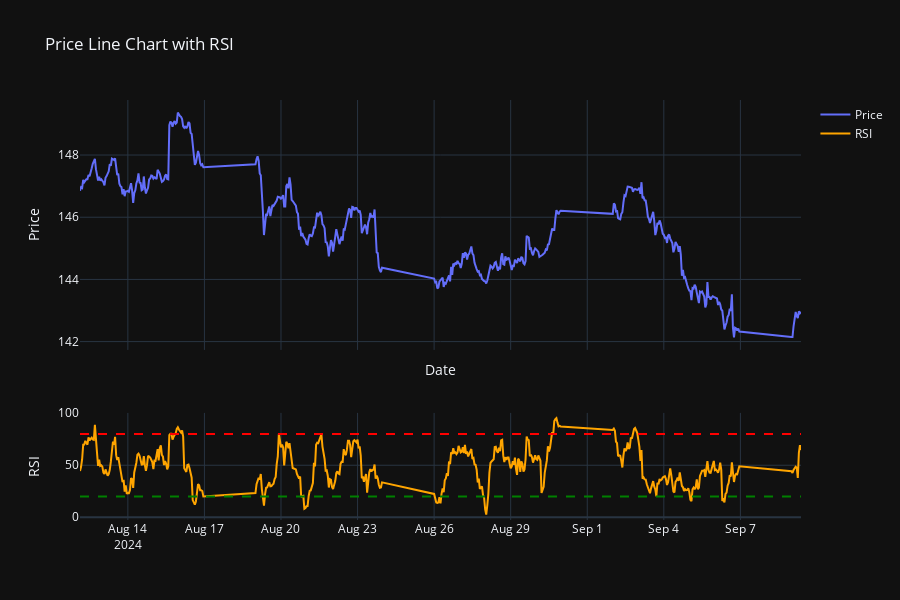
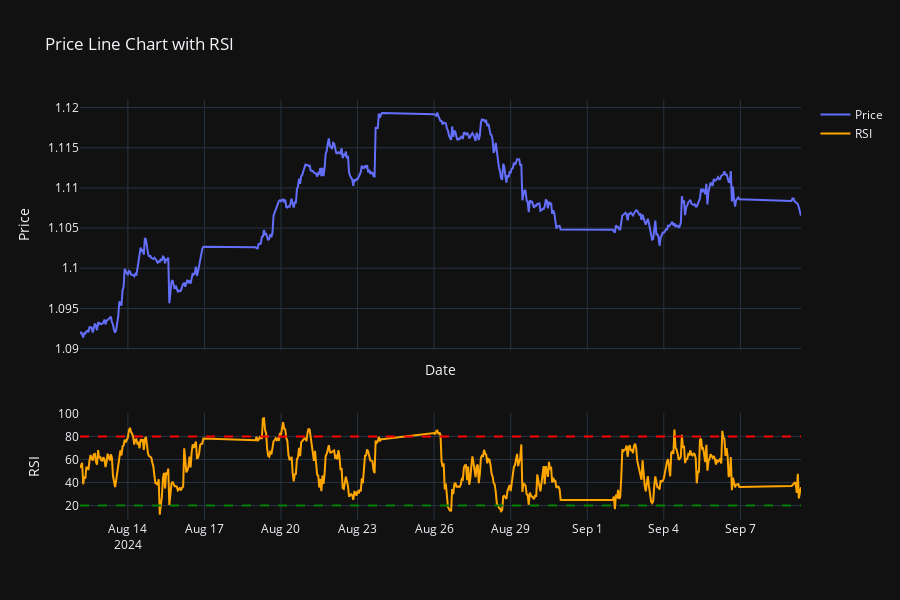
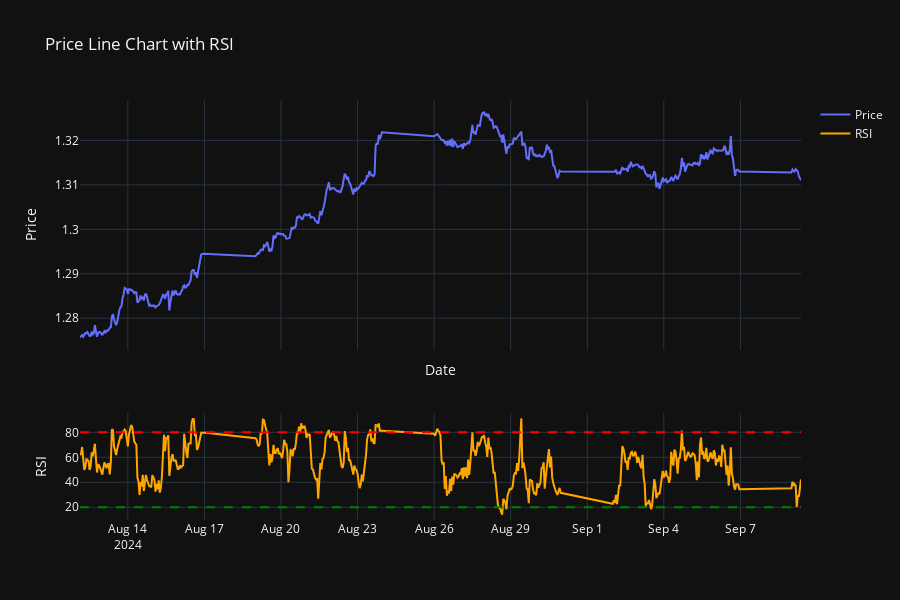
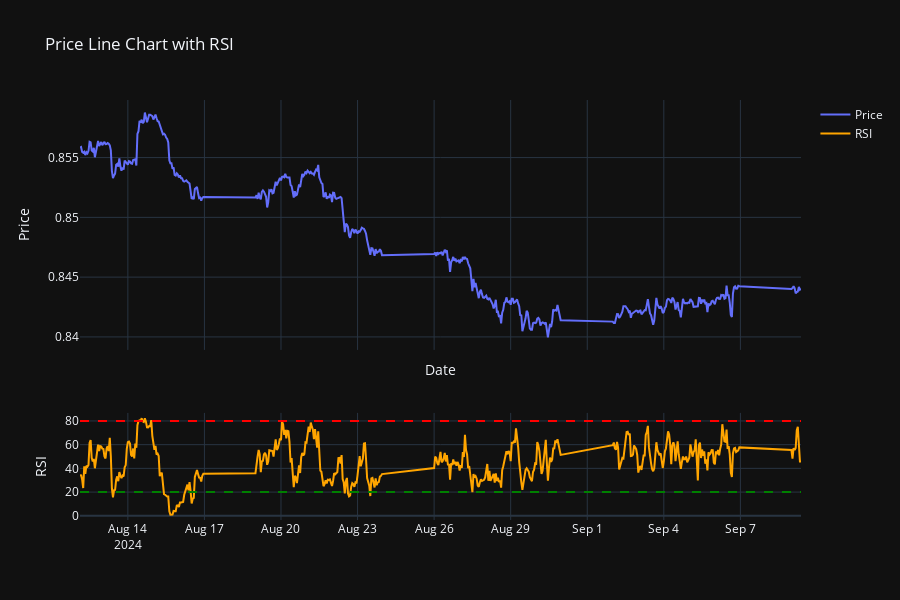

The cell these charts' notebook holds for them, in order:
### Code cell
for symbol, df in mtd.data.items():
        fig = make_subplots(
        rows=2, cols=1, 
        shared_xaxes=True,    # Share the X-axis (date axis) between the plots
        row_heights=[0.7, 0.3],  # Set heights (70% for price, 30% for RSI)
        vertical_spacing=0.15    # Space between the plots
        )

        fig.add_trace(
            go.Scatter(x=df['time'], y=df['close'], mode='lines', name='Price'),
            row=1, col=1
        )

        # Add the RSI line chart to the second subplot
        fig.add_trace(
            go.Scatter(x=df['time'], y=df['rsi-14'], mode='lines', name='RSI', line_color='orange'),
            row=2, col=1
        )

        # Add horizontal lines for RSI thresholds (30 and 70)
        fig.add_hline(y=RSI_OVERBOUGHT, line_dash="dash", line_color="red", row=2, col=1)
        fig.add_hline(y=RSI_OVERSOLD, line_dash="dash", line_color="green", row=2, col=1)

        # Update layout for dark mode and better readability
        fig.update_layout(
            title="Price Line Chart with RSI",
            height=600,  # Adjust the figure height
            template="plotly_dark",  # Apply dark mode template
            xaxis_title="Date",
            yaxis_title="Price",
            yaxis2_title="RSI",
        )

        fig.show()

### Figure 1 — Plotly figure (JSON) as saved in the notebook; plotly's stock layout.template omitted (floating-point values rounded to 4 significant figures; data arrays with more than 128 entries replaced by an {"elided": "..."} marker saying what was removed)
{"data": [{"mode": "lines", "name": "Price", "type": "scatter", "x": {"elided": "487 str values"}, "xaxis": "x", "y": {"elided": "487 float values"}, "yaxis": "y"}, {"line": {"color": "orange"}, "mode": "lines", "name": "RSI", "type": "scatter", "x": {"elided": "487 str values"}, "xaxis": "x2", "y": {"elided": "487 float values"}, "yaxis": "y2"}], "layout": {"height": 600, "shapes": [{"line": {"color": "red", "dash": "dash"}, "type": "line", "x0": 0, "x1": 1, "xref": "x2 domain", "y0": 80, "y1": 80, "yref": "y2"}, {"line": {"color": "green", "dash": "dash"}, "type": "line", "x0": 0, "x1": 1, "xref": "x2 domain", "y0": 20, "y1": 20, "yref": "y2"}], "title": {"text": "Price Line Chart with RSI"}, "xaxis": {"anchor": "y", "domain": [0, 1], "matches": "x2", "showticklabels": false, "title": {"text": "Date"}}, "xaxis2": {"anchor": "y2", "domain": [0, 1]}, "yaxis": {"anchor": "x", "domain": [0.405, 1], "title": {"text": "Price"}}, "yaxis2": {"anchor": "x2", "domain": [0, 0.255], "title": {"text": "RSI"}}}}

### Figure 2 — Plotly figure (JSON) as saved in the notebook; plotly's stock layout.template omitted (floating-point values rounded to 4 significant figures; data arrays with more than 128 entries replaced by an {"elided": "..."} marker saying what was removed)
{"data": [{"mode": "lines", "name": "Price", "type": "scatter", "x": {"elided": "487 str values"}, "xaxis": "x", "y": {"elided": "487 float values"}, "yaxis": "y"}, {"line": {"color": "orange"}, "mode": "lines", "name": "RSI", "type": "scatter", "x": {"elided": "487 str values"}, "xaxis": "x2", "y": {"elided": "487 float values"}, "yaxis": "y2"}], "layout": {"height": 600, "shapes": [{"line": {"color": "red", "dash": "dash"}, "type": "line", "x0": 0, "x1": 1, "xref": "x2 domain", "y0": 80, "y1": 80, "yref": "y2"}, {"line": {"color": "green", "dash": "dash"}, "type": "line", "x0": 0, "x1": 1, "xref": "x2 domain", "y0": 20, "y1": 20, "yref": "y2"}], "title": {"text": "Price Line Chart with RSI"}, "xaxis": {"anchor": "y", "domain": [0, 1], "matches": "x2", "showticklabels": false, "title": {"text": "Date"}}, "xaxis2": {"anchor": "y2", "domain": [0, 1]}, "yaxis": {"anchor": "x", "domain": [0.405, 1], "title": {"text": "Price"}}, "yaxis2": {"anchor": "x2", "domain": [0, 0.255], "title": {"text": "RSI"}}}}

### Figure 3 — Plotly figure (JSON) as saved in the notebook; plotly's stock layout.template omitted (floating-point values rounded to 4 significant figures; data arrays with more than 128 entries replaced by an {"elided": "..."} marker saying what was removed)
{"data": [{"mode": "lines", "name": "Price", "type": "scatter", "x": {"elided": "487 str values"}, "xaxis": "x", "y": {"elided": "487 float values"}, "yaxis": "y"}, {"line": {"color": "orange"}, "mode": "lines", "name": "RSI", "type": "scatter", "x": {"elided": "487 str values"}, "xaxis": "x2", "y": {"elided": "487 float values"}, "yaxis": "y2"}], "layout": {"height": 600, "shapes": [{"line": {"color": "red", "dash": "dash"}, "type": "line", "x0": 0, "x1": 1, "xref": "x2 domain", "y0": 80, "y1": 80, "yref": "y2"}, {"line": {"color": "green", "dash": "dash"}, "type": "line", "x0": 0, "x1": 1, "xref": "x2 domain", "y0": 20, "y1": 20, "yref": "y2"}], "title": {"text": "Price Line Chart with RSI"}, "xaxis": {"anchor": "y", "domain": [0, 1], "matches": "x2", "showticklabels": false, "title": {"text": "Date"}}, "xaxis2": {"anchor": "y2", "domain": [0, 1]}, "yaxis": {"anchor": "x", "domain": [0.405, 1], "title": {"text": "Price"}}, "yaxis2": {"anchor": "x2", "domain": [0, 0.255], "title": {"text": "RSI"}}}}

### Figure 4 — Plotly figure (JSON) as saved in the notebook; plotly's stock layout.template omitted (floating-point values rounded to 4 significant figures; data arrays with more than 128 entries replaced by an {"elided": "..."} marker saying what was removed)
{"data": [{"mode": "lines", "name": "Price", "type": "scatter", "x": {"elided": "487 str values"}, "xaxis": "x", "y": {"elided": "487 float values"}, "yaxis": "y"}, {"line": {"color": "orange"}, "mode": "lines", "name": "RSI", "type": "scatter", "x": {"elided": "487 str values"}, "xaxis": "x2", "y": {"elided": "487 float values"}, "yaxis": "y2"}], "layout": {"height": 600, "shapes": [{"line": {"color": "red", "dash": "dash"}, "type": "line", "x0": 0, "x1": 1, "xref": "x2 domain", "y0": 80, "y1": 80, "yref": "y2"}, {"line": {"color": "green", "dash": "dash"}, "type": "line", "x0": 0, "x1": 1, "xref": "x2 domain", "y0": 20, "y1": 20, "yref": "y2"}], "title": {"text": "Price Line Chart with RSI"}, "xaxis": {"anchor": "y", "domain": [0, 1], "matches": "x2", "showticklabels": false, "title": {"text": "Date"}}, "xaxis2": {"anchor": "y2", "domain": [0, 1]}, "yaxis": {"anchor": "x", "domain": [0.405, 1], "title": {"text": "Price"}}, "yaxis2": {"anchor": "x2", "domain": [0, 0.255], "title": {"text": "RSI"}}}}
